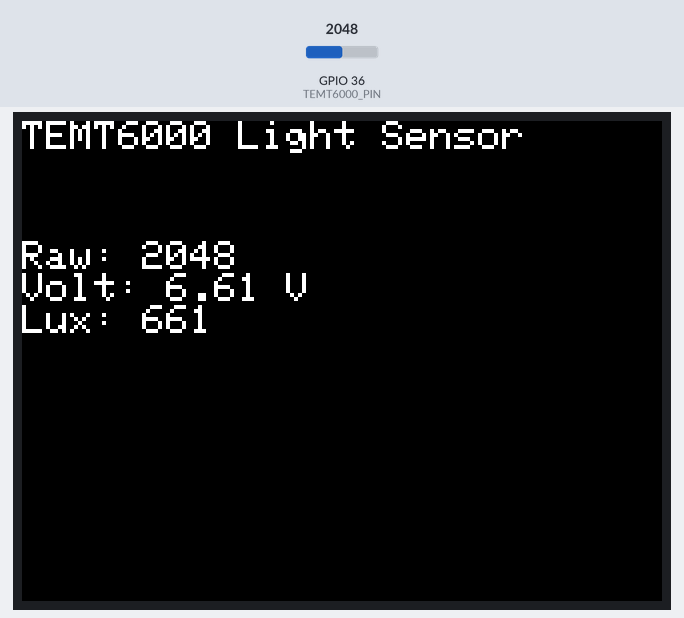
The sketch below on a simulated ESP32. Shown: 320×240 colour display. The inputs (shaded band) are chosen by the test bench; at power-on: GPIO 36 (TEMT6000_PIN) = 2048. What the sketch prints to the serial monitor is not drawn.

Above: at 1.4 s.
1.5 s: GPIO 36 (TEMT6000_PIN) set to 2866
At 2.8 s:
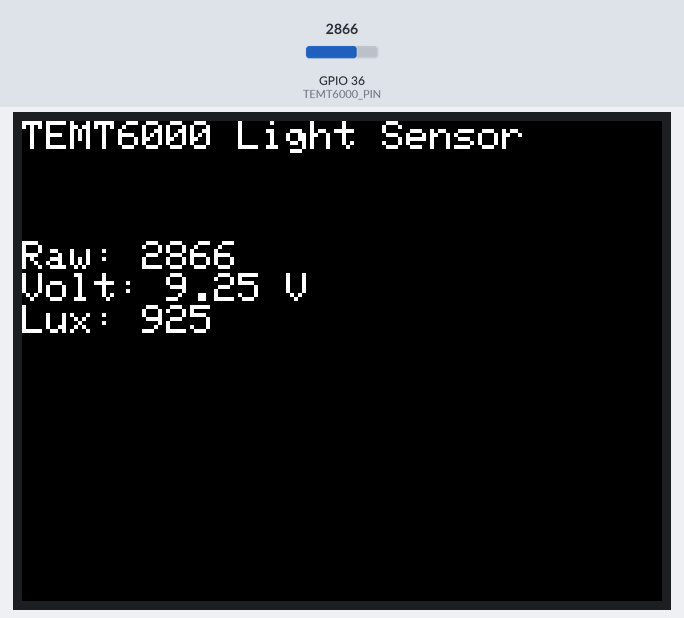
3.3 s: GPIO 36 (TEMT6000_PIN) set to 3603
At 4.5 s:
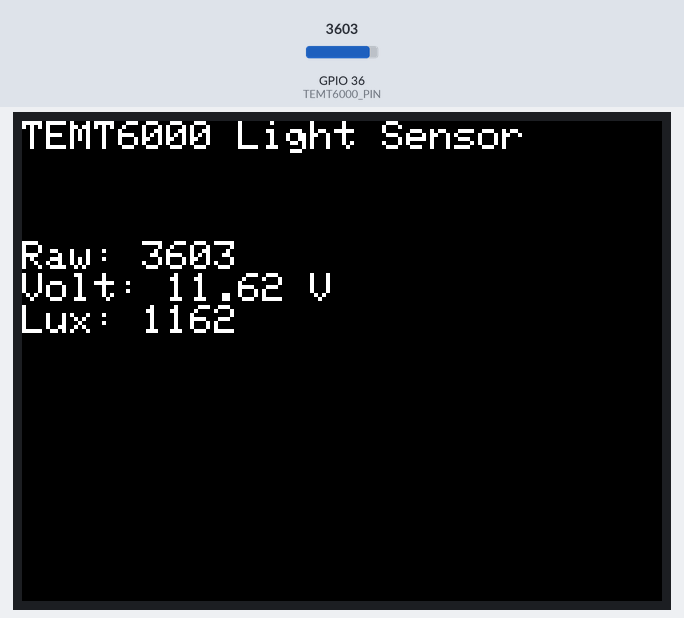
4.9 s: GPIO 36 (TEMT6000_PIN) set to 4095
At 6.3 s:
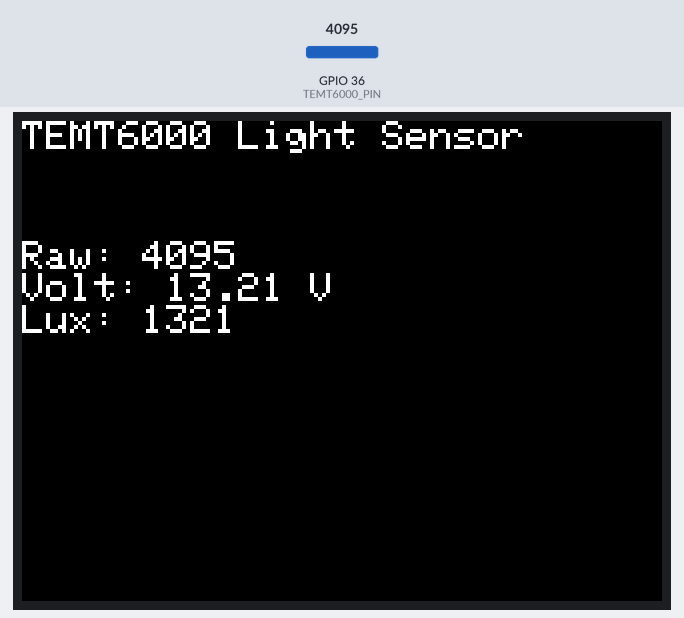
Timing chart, 0 to 7.9 s (numbered marks = the images above; inputs shaded):
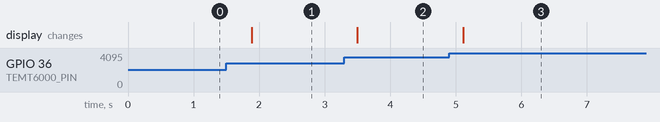

The sketch:

temt6000_raw_lux_volt_display_wio_terminal_Version2.ino
```cpp
#include <TFT_eSPI.h>

#define TEMT6000_PIN   A0  // Analog pin

TFT_eSPI tft;

void setup() {
  Serial.begin(115200);
  tft.begin();
  tft.setRotation(3);
  tft.fillScreen(TFT_BLACK);
  tft.setTextColor(TFT_WHITE, TFT_BLACK);
  tft.setTextSize(2);
  tft.setCursor(0, 0);

  tft.println("TEMT6000 Light Sensor");
  Serial.println("TEMT6000 Light Sensor");
  pinMode(TEMT6000_PIN, INPUT);
}

void loop() {
  int rawValue = analogRead(TEMT6000_PIN);
  float voltage = rawValue * (3.3 / 1023.0); // Wio Terminal ADC: 3.3V, 10-bit
  float lux = voltage * 100.0; // Approximation for TEMT6000

  tft.fillRect(0, 60, 320, 80, TFT_BLACK);
  tft.setCursor(0, 60);
  tft.printf("Raw: %d\nVolt: %.2f V\nLux: %.0f", rawValue, voltage, lux);

  Serial.print("Raw: "); Serial.print(rawValue);
  Serial.print("\tVolt: "); Serial.print(voltage, 2);
  Serial.print("\tLux: "); Serial.println(lux, 0);

  delay(500);
}
```

Measured:
- after the input at 1.5 s, the display: changes after 0.38 s (image 1)
- after the input at 3.3 s, the display: changes after 0.20 s (image 2)
- after the input at 4.9 s, the display: changes after 0.21 s (image 3)
